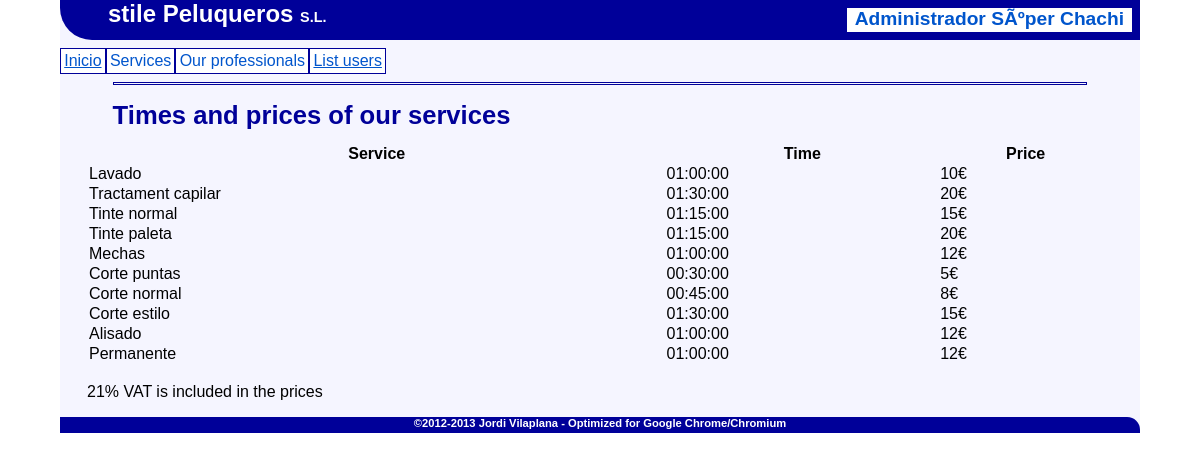
Page /access/services/list.php (signed in) on the committed database.
### tables this page shows
CREATE TABLE IF NOT EXISTS `services` (
  `id` int(2) NOT NULL,
  `tiempo` time NOT NULL,
  `precio` decimal(10,0) NOT NULL,
  PRIMARY KEY (`id`)
);

### lang/en.inc (called while the page is built, shortened)
<?php
$tservices_tlist = "Times and prices of our services";
$tservices_iva = "21% VAT is included in the prices";
$tfields_services_name = "Service";
$tfields_services_time = "Time";
$tfields_services_price = "Price";
function getServNames($servID) {
	switch ($servID) {
		case 0:	return "Lavado";		break;
		case 1:	return "Tractament capilar";	break;
		case 2:	return "Tinte normal";		break;
		case 3:	return "Tinte paleta";		break;
		case 4:	return "Mechas";		break;
		case 5:	return "Corte puntas";		break;
		case 6:	return "Corte normal";		break;
		case 7:	return "Corte estilo";		break;
		case 8:	return "Alisado";		break;
		case 9:	return "Permanente";		break;
	}
}
?>

### pages/services/list.php (the view, shortened to what this page needs)
<?php
	require('./pages/body.inc');
	echo '<h2 class="titulo">'.$tservices_tlist.'</h2>';
	echo '<table>';
	echo '<tr><th>'.$tfields_services_name.'</th><th>'.$tfields_services_time.
			'</th><th>'.$tfields_services_price.'</th></tr>';
while ($obj = $resultado->fetch_object()){
	echo '<tr><td>'.getServNames($obj->id).'</td><td>'.$obj->tiempo.'</td><td>'.$obj->precio.'€</td></tr>';
}
	echo '</table>';
	echo '<br/><p>'.$tservices_iva.'</p>';
?>

### css/main.css (style rules this page uses)
* { margin: 0; padding: 0; font-family: Verdana, Arial, sans-serif; }
table { width: 100%; margin: 0 auto; }
.titulo { margin-bottom: 0.5em; font-size: 1.6em; font-weight: bold; text-indent: 1em; text-align: left; }

### css/color.css (style rules this page uses)
.titulo { color: #000099; }

### rows in the picture
services: id "Lavado", tiempo "01:00:00", precio "10"
services: id "Tractament capilar", tiempo "01:30:00", precio "20"
services: id "Tinte normal", tiempo "01:15:00", precio "15"
services: id "Tinte paleta", tiempo "01:15:00", precio "20"
services: id "Mechas", tiempo "01:00:00", precio "12"
services: id "Corte puntas", tiempo "00:30:00", precio "5"
services: id "Corte normal", tiempo "00:45:00", precio "8"
services: id "Corte estilo", tiempo "01:30:00", precio "15"
services: id "Alisado", tiempo "01:00:00", precio "12"
services: id "Permanente", tiempo "01:00:00", precio "12"

### other values in the picture
$_SESSION['nombre'] "Administrador"
$_SESSION['apellidos'] "SÃºper Chachi"
$GLOBALS['tmenu_services'] "Services"
$GLOBALS['tmenu_prof'] "Our professionals"
$GLOBALS['tmenu_users'] "List users"
$tservices_tlist "Times and prices of our services"
$tfields_services_name "Service"
$tfields_services_time "Time"
$tfields_services_price "Price"
$tservices_iva "21% VAT is included in the prices"
$GLOBALS['t_footer'] "Optimized for"
